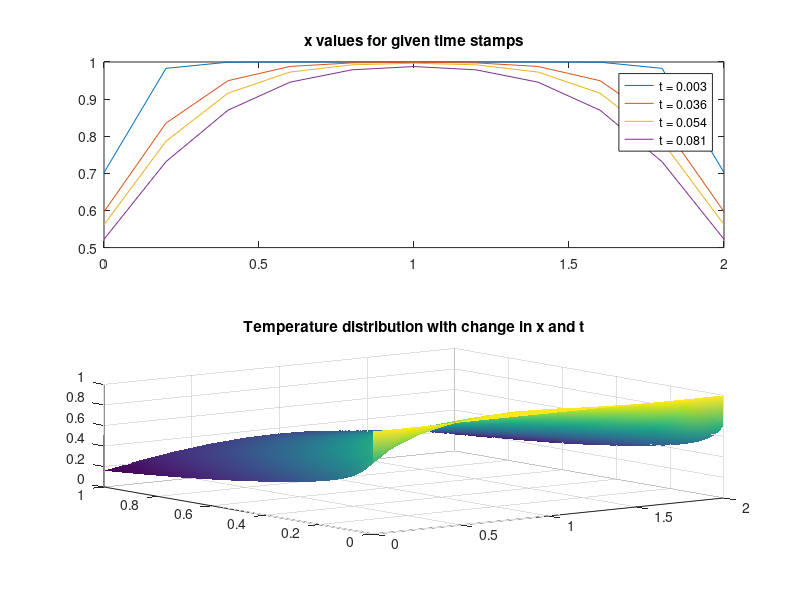

MATLAB code to generate this figure:
%{
    Name : Devjit Choudhury
    Roll No. : 19MA20014
    Assignment2
%}

function assignment2()
    %% Data provided in the question :-
    % Interval boundaries
    x0 = 0; xn = 2;
    t0 = 0; tn = 1;
    
    % space step size
    xh = 2/10;

    % time step size
    th = 1/1000;

    % U_t = C * U_xx
    C=1;
 
    % calculating the number of steps
    n = (xn - x0)/xh - 1;

    p = th * C/(2*xh^2);

    % previous_u will store the value of u calculated in last step
    previous_u = ft0(x0,xn,xh);
    mesh = [previous_u];

    for t = t0+th : th : tn
        %% Converting it to Matrix Form
        % A - The tri-diagonal matrix
        % RHS - right hand side of tridiagonal system
        A = zeros(n+2,n+2);
        RHS = zeros(n+2,1);

        A(1,1) = 2*xh+1;
        A(1,2) = -1;
        RHS(1) = 0;
        A(n+2,n+2) = 1 + 2*xh;
        A(n+2,n+1) = -1;
        RHS(n+2) = 0;
        i = 2;

        % Let us construct the Tridiagonal System
        %{
            Using the discretized equation
            (uj_n+1 - uj_n) / th = C * (uj+1_n - 2*uj_n + uj-1_n) / xh^2
        %}
        %% Writing it in Matrix form -
        for x = x0+xh : xh : xn-xh
            A(i,i-1) = -p;
            A(i,i) = 1 + 2*p;
            A(i,i+1) = -p;

            RHS(i) = previous_u(i) + p*(previous_u(i+1) - 2*previous_u(i) + previous_u(i-1));
            i = i+1;
        end
        y = thomasAlgorithm(A,RHS);
        previous_u = [y'];
        mesh = [mesh; previous_u];
    end
    xs = [mesh(1+0.003/th,:);mesh(1+0.036/th,:);mesh(1+0.054/th,:);mesh(1+0.081/th,:)];
    
    %% plotting the graph for given time points
    subplot(2,1,1);
    for i=1:4
        plot([x0:xh:xn],xs(i,:));
        hold on
    end
    title('x values for given time stamps')
    legend('t = 0.003','t = 0.036','t = 0.054','t = 0.081');
    hold off;
    
    %% plotting the graph for temperature distribution with change in x and t
    subplot(2,1,2);
    [X,Y]=meshgrid(0:xh:2,0:th:1);
    surf(X,Y,mesh);
    colormap("default")
    shading interp
    title('Temperature distribution with change in x and t')
    
end


%% -----------------------------------------------------------------
% function to solve tri-diagonal system using Thomas Algorithm
function y=thomasAlgorithm(A,B)
    [rows,~] = size(A);
    
    C = zeros(1,rows);
    D = zeros(1,rows);
    
    % constructing the first row
    C(1) = A(1,2) / A(1,1);
    D(1) = B(1) / A(1,1);
    
    % from row 2 to last
    for i = 2 : rows
        if i ~= rows
            C(i) = A(i,i+1) / (A(i,i) - A(i,i-1)*C(i-1));
        end
        D(i) = (B(i) - A(i,i-1)*D(i-1)) / (A(i,i) - A(i,i-1)*C(i-1));
    end

    y = zeros(rows,1);
    y(rows) = D(rows);
    
    %{
        [1 C1  0   0....     ][M1]      [D1]
        [0  1  C2  0....     ][M2]      [D2]
        [0  0  1   C3..      ][M3]  =   [D3]
        [..                  ]      .
        [...................1][Mn]      [Dn]
        this n corresponds to n-1 (but we already subtracted 1 to n
        Mn = Dn
        My(n-1) = D(n-1) + C(n-1)*Mn
        using back substitution... to get the values of Mi
    %}

    for i = rows-1:-1:1
        y(i) = D(i) - C(i)*y(i+1);
    end
end
%---------------------------------------------------------------------

%% -----------------------------------------------------------------
% Boundary Condition
function x0 = f0(x,t)
    x0 = 0;
end

function xn = fn(x,t)
    xn = 0;
end
% -------------------------------------------------------------------

%% -----------------------------------------------------------------
% Intermediate Condition
function t0 = ft0(x0,xn,xh)
    xs = [x0:xh:xn];
    t0 = xs - xs + 1;
end
% -------------------------------------------------------------------
